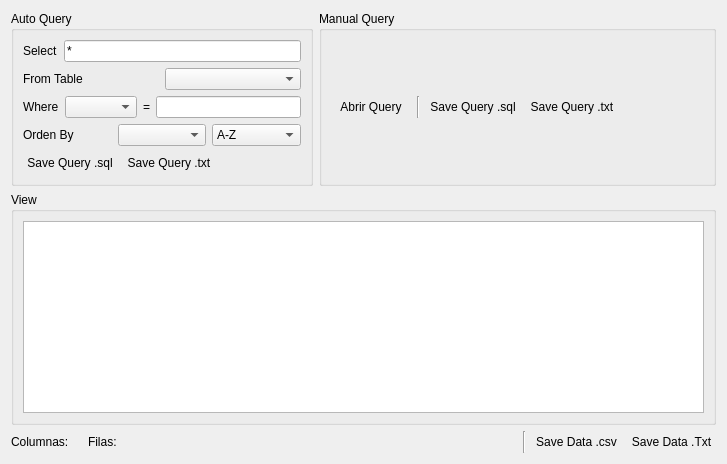
      <widget class="QWidget" name="page_4">
       <layout class="QGridLayout" name="gridLayout_4">
        <item row="0" column="0">
         <layout class="QGridLayout" name="gridLayout_12">
          <item row="0" column="0">
           <layout class="QHBoxLayout" name="horizontalLayout_18">
            <item>
             <widget class="QGroupBox" name="AutoQuery">
              <property name="title">
               <string>Auto Query</string>
              </property>
              <layout class="QGridLayout" name="gridLayout_8">
               <item row="0" column="0">
                <layout class="QVBoxLayout" name="verticalLayout_6">
                 <item>
                  <layout class="QHBoxLayout" name="horizontalLayout_12">
                   <item>
                    <widget class="QLabel" name="label_7">
                     <property name="text">
                      <string>Select</string>
                     </property>
                    </widget>
                   </item>
                   <item>
                    <widget class="QLineEdit" name="autoSelect">
                     <property name="text">
                      <string>*</string>
                     </property>
                    </widget>
                   </item>
                  </layout>
                 </item>
                 <item>
                  <layout class="QHBoxLayout" name="horizontalLayout_13">
                   <item>
                    <widget class="QLabel" name="label_8">
                     <property name="text">
                      <string>From Table </string>
                     </property>
                    </widget>
                   </item>
                   <item>
                    <widget class="QComboBox" name="autoFrom"/>
                   </item>
                  </layout>
                 </item>
                 <item>
                  <layout class="QHBoxLayout" name="horizontalLayout_14">
                   <item>
                    <widget class="QLabel" name="label_9">
                     <property name="text">
                      <string>Where</string>
                     </property>
                    </widget>
                   </item>
                   <item>
                    <widget class="QComboBox" name="autoWhere_2"/>
                   </item>
                   <item>
                    <widget class="QLabel" name="label_12">
                     <property name="text">
                      <string>=</string>
                     </property>
                    </widget>
                   </item>
                   <item>
                    <widget class="QLineEdit" name="autoWhere"/>
                   </item>
                  </layout>
                 </item>
                 <item>
                  <layout class="QHBoxLayout" name="horizontalLayout_15">
                   <item>
                    <widget class="QLabel" name="label_10">
                     <property name="text">
                      <string>Orden By</string>
                     </property>
                    </widget>
                   </item>
                   <item>
                    <widget class="QComboBox" name="autoOrden"/>
                   </item>
                   <item>
                    <widget class="QComboBox" name="autoAD">
                     <item>
                      <property name="text">
                       <string>A-Z</string>
                      </property>
                      <property name="icon">
                       <iconset resource="iconos.qrc">
                        <normaloff>:/new/prefix1/iconos/orden-descendiente.png</normaloff>:/new/prefix1/iconos/orden-descendiente.png</iconset>
                      </property>
                     </item>
                     <item>
                      <property name="text">
                       <string>Z-A</string>
                      </property>
                      <property name="icon">
                       <iconset resource="iconos.qrc">
                        <normaloff>:/new/prefix1/iconos/orden-ascendente.png</normaloff>:/new/prefix1/iconos/orden-ascendente.png</iconset>
                      </property>
                     </item>
                    </widget>
                   </item>
                  </layout>
                 </item>
                 <item>
                  <layout class="QHBoxLayout" name="horizontalLayout_16">
                   <item>
                    <widget class="QPushButton" name="autoSaveQuerySql">
                     <property name="text">
                      <string>Save Query .sql</string>
                     </property>
                     <property name="icon">
                      <iconset resource="iconos.qrc">
                       <normaloff>:/new/prefix1/iconos/base-de-datos.png</normaloff>:/new/prefix1/iconos/base-de-datos.png</iconset>
                     </property>
                     <property name="flat">
                      <bool>true</bool>
                     </property>
                    </widget>
                   </item>
                   <item>
                    <widget class="QPushButton" name="autoSaveQueryTxt">
                     <property name="text">
                      <string>Save Query .txt</string>
                     </property>
                     <property name="icon">
                      <iconset resource="iconos.qrc">
                       <normaloff>:/new/prefix1/iconos/archivo-txt.png</normaloff>:/new/prefix1/iconos/archivo-txt.png</iconset>
                     </property>
                     <property name="flat">
                      <bool>true</bool>
                     </property>
                    </widget>
                   </item>
                   <item>
                    <spacer name="horizontalSpacer_8">
                     <property name="orientation">
                      <enum>Qt::Horizontal</enum>
                     </property>
                     <property name="sizeHint" stdset="0">
                      <size>
                       <width>40</width>
                       <height>20</height>
                      </size>
                     </property>
                    </spacer>
                   </item>
                   <item>
                    <widget class="QPushButton" name="autolRun">
                     <property name="text">
                      <string/>
                     </property>
                     <property name="icon">
                      <iconset resource="iconos.qrc">
                       <normaloff>:/new/prefix1/iconos/run.png</normaloff>:/new/prefix1/iconos/run.png</iconset>
                     </property>
                     <property name="flat">
                      <bool>true</bool>
                     </property>
                    </widget>
                   </item>
                  </layout>
                 </item>
                </layout>
               </item>
              </layout>
             </widget>
            </item>
            <item>
             <widget class="QGroupBox" name="manualQuery">
              <property name="title">
               <string>Manual Query</string>
              </property>
              <layout class="QGridLayout" name="gridLayout_9">
               <item row="1" column="0">
                <layout class="QVBoxLayout" name="verticalLayout_7">
                 <item>
                  <layout class="QHBoxLayout" name="horizontalLayout_17">
                   <item>
                    <widget class="QPushButton" name="pushButton_3">
                     <property name="text">
                      <string>Abrir Query</string>
                     </property>
                     <property name="icon">
                      <iconset resource="iconos.qrc">
                       <normaloff>:/new/prefix1/iconos/base-de-datos.png</normaloff>:/new/prefix1/iconos/base-de-datos.png</iconset>
                     </property>
                     <property name="flat">
                      <bool>true</bool>
                     </property>
                    </widget>
                   </item>
                   <item>
                    <widget class="Line" name="line_2">
                     <property name="orientation">
                      <enum>Qt::Vertical</enum>
                     </property>
                    </widget>
                   </item>
                   <item>
                    <widget class="QPushButton" name="saveQuerySQL">
                     <property name="text">
                      <string>Save Query .sql</string>
                     </property>
                     <property name="icon">
                      <iconset resource="iconos.qrc">
                       <normaloff>:/new/prefix1/iconos/base-de-datos.png</normaloff>:/new/prefix1/iconos/base-de-datos.png</iconset>
                     </property>
                     <property name="flat">
                      <bool>true</bool>
                     </property>
                    </widget>
                   </item>
                   <item>
                    <widget class="QPushButton" name="saveQuerytxt">
                     <property name="text">
                      <string>Save Query .txt</string>
                     </property>
                     <property name="icon">
                      <iconset resource="iconos.qrc">
                       <normaloff>:/new/prefix1/iconos/archivo-txt.png</normaloff>:/new/prefix1/iconos/archivo-txt.png</iconset>
                     </property>
                     <property name="flat">
                      <bool>true</bool>
                     </property>
                    </widget>
                   </item>
                   <item>
                    <spacer name="horizontalSpacer_9">
                     <property name="orientation">
                      <enum>Qt::Horizontal</enum>
                     </property>
                     <property name="sizeHint" stdset="0">
                      <size>
                       <width>40</width>
                       <height>20</height>
                      </size>
                     </property>
                    </spacer>
                   </item>
                   <item>
                    <widget class="QPushButton" name="manualRun">
                     <property name="text">
                      <string/>
                     </property>
                     <property name="icon">
                      <iconset resource="iconos.qrc">
                       <normaloff>:/new/prefix1/iconos/run.png</normaloff>:/new/prefix1/iconos/run.png</iconset>
                     </property>
                     <property name="flat">
                      <bool>true</bool>
                     </property>
                    </widget>
                   </item>
                  </layout>
                 </item>
                </layout>
               </item>
               <item row="0" column="0">
                <layout class="QVBoxLayout" name="areaManualQuery"/>
               </item>
              </layout>
             </widget>
            </item>
           </layout>
          </item>
          <item row="1" column="0">
           <widget class="QGroupBox" name="groupBox_5">
            <property name="title">
             <string>View</string>
            </property>
            <layout class="QGridLayout" name="gridLayout_10">
             <item row="0" column="0">
              <widget class="QTableView" name="viewData"/>
             </item>
            </layout>
           </widget>
          </item>
          <item row="2" column="0">
           <layout class="QHBoxLayout" name="horizontalLayout_11">
            <item>
             <widget class="QLabel" name="label_11">
              <property name="text">
               <string>Columnas:</string>
              </property>
             </widget>
            </item>
            <item>
             <widget class="QLabel" name="countColumnas">
              <property name="text">
               <string/>
              </property>
             </widget>
            </item>
            <item>
             <widget class="QLabel" name="label_13">
              <property name="text">
               <string>Filas:</string>
              </property>
             </widget>
            </item>
            <item>
             <widget class="QLabel" name="countFilas">
              <property name="text">
               <string/>
              </property>
             </widget>
            </item>
            <item>
             <spacer name="horizontalSpacer_7">
              <property name="orientation">
               <enum>Qt::Horizontal</enum>
              </property>
              <property name="sizeHint" stdset="0">
               <size>
                <width>40</width>
                <height>20</height>
               </size>
              </property>
             </spacer>
            </item>
            <item>
             <widget class="Line" name="line">
              <property name="orientation">
               <enum>Qt::Vertical</enum>
              </property>
             </widget>
            </item>
            <item>
             <widget class="QPushButton" name="savescv">
              <property name="text">
               <string>Save Data .csv</string>
              </property>
              <property name="icon">
               <iconset resource="iconos.qrc">
                <normaloff>:/new/prefix1/iconos/csv.png</normaloff>:/new/prefix1/iconos/csv.png</iconset>
              </property>
              <property name="flat">
               <bool>true</bool>
              </property>
             </widget>
            </item>
            <item>
             <widget class="QPushButton" name="Savetxt">
              <property name="text">
               <string>Save Data .Txt</string>
              </property>
              <property name="icon">
               <iconset resource="iconos.qrc">
                <normaloff>:/new/prefix1/iconos/archivo-txt.png</normaloff>:/new/prefix1/iconos/archivo-txt.png</iconset>
              </property>
              <property name="flat">
               <bool>true</bool>
              </property>
             </widget>
            </item>
           </layout>
          </item>
         </layout>
        </item>
       </layout>
      </widget>
